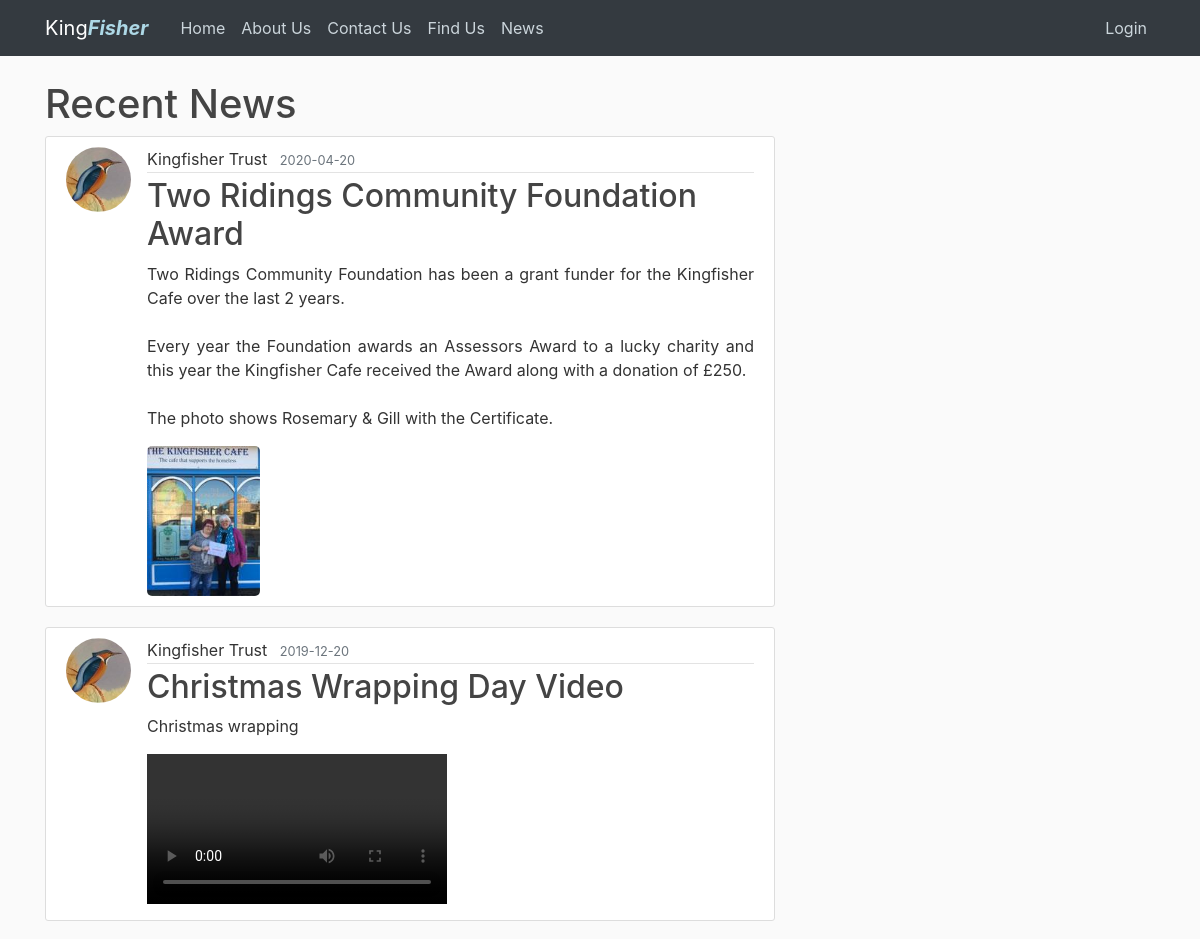
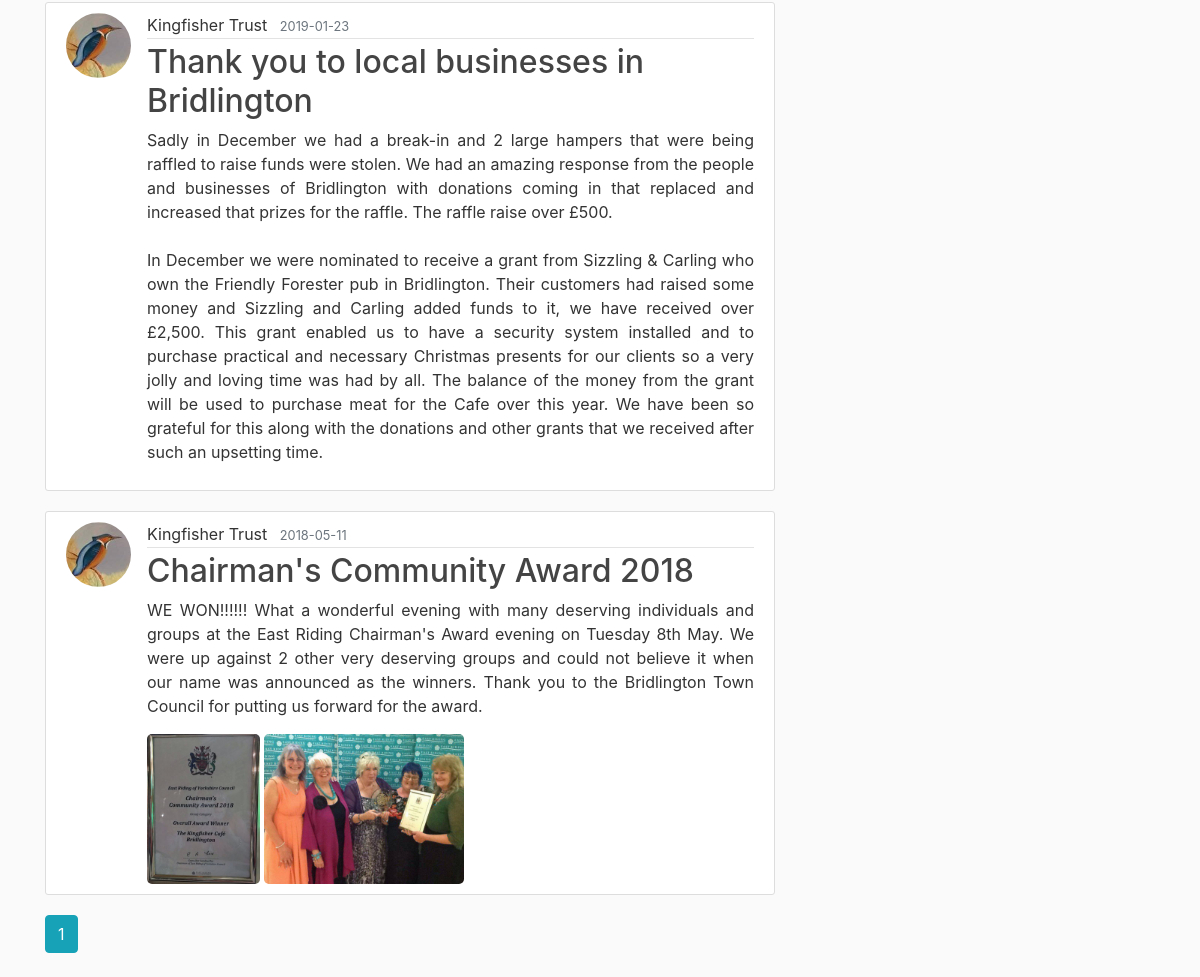
The page /posts on the database its author committed (2 pictures, top to bottom).
### flasksite/models.py (models this page shows, shortened)
class Post(db.Model):
    id = db.Column(db.Integer, primary_key=True)
    title = db.Column(db.String(100), nullable=False)
    date = db.Column(db.DateTime, nullable=False, default=datetime.utcnow)
    content = db.Column(db.Text, nullable=False)
    media_file = db.Column(db.PickleType, default=None)
    user_id = db.Column(db.Integer, db.ForeignKey('user.id'), nullable=False)

class User(db.Model, UserMixin):
    id = db.Column(db.Integer, primary_key=True)
    surname = db.Column(db.String(20), nullable=False)
    forename = db.Column(db.String(20), nullable=False)
    username = db.Column(db.String(20), unique=True, nullable=False)
    email = db.Column(db.String(120), unique=True, nullable=False)
    image_file = db.Column(db.String(20), nullable=False, default='default.jpg')
    password = db.Column(db.String(60), nullable=False)
    posts = db.relationship('Post', backref='author', lazy=True)

### flasksite/posts/routes.py (the view)
@posts.route("/posts")
def all_posts():
    page = request.args.get('page', 1, type=int)
    posts = Post.query.order_by(Post.date.desc()).paginate(page=page, per_page=5)
    return render_template('posts.html', posts=posts)

### flasksite/templates/posts.html (shortened to what this page needs)
{% extends "layout.html" %}
{% block content %}
<main class="container" role="main">
    <div class="row">
        <div class="col-md-8">
            <h1>Recent News</h1>
            {% for post in posts.items %}
            <article class="media content-section">
                <img class="rounded-circle article-img"
                     src="{{ url_for('static', filename='profile_pics/' + post.author.image_file) }}">
                <div class="media-body">
                    <div class="article-metadata">
                        <a class="mr-2">{{ post.author.forename + ' ' + post.author.surname }}</a>
                        <small class="text-muted">{{ post.date.strftime('%Y-%m-%d') }}</small>
                    </div>
                    <h2><a class="article-title" href="{{ url_for('posts.post', post_id=post.id) }}">{{ post.title
                        }}</a></h2>
                    <p align="justify" class="article-content">{{ post.content }}</p>
                    {% if post.media_file %}
                    {% for file in post.media_file %}
                    {% if ( (".jpg" in file) or (".png" in file) or (".gif" in file) ) %}
                    <img . class="modalImage" id="{{ file.rsplit( ".", 1 )[ 0 ] }}" data-toggle="modal"
                    data-target="#modal{{ file.rsplit( ".", 1 )[ 0 ] }}"
                    style="max-height:150px"
                    src={{ url_for('static',filename='post_media/' + file) }}>
                    {% else %}
                    <video controls style=' max-height:50vh; max-width: 100%; height:auto;'>
                        <source src={{ url_for('static', filename='post_media/' + file) }}>
                    </video>
                    {% endif %}
                {% endfor %}
                <br>
                {% endif %}
        </div>
        </article>
        {% endfor %}
        {% for page_num in posts.iter_pages(left_edge=1, right_edge=1, left_current=1, right_current=2) %}
        {% if page_num %}
        {% if posts.page == page_num %}
        <a class="btn btn-info mb-4" href="{{ url_for('posts.all_posts', page=page_num) }}">{{ page_num }}</a>
        {% else %}
        <a class="btn btn-outline-info mb-4" href="{{ url_for('posts.all_posts', page=page_num) }}">{{ page_num
            }}</a>
        {% endif %}
        {% else %}
        ...
        {% endif %}
        {% endfor %}
    </div>
    </div>
</main>
{% endblock content %}

### flasksite/templates/layout.html (shortened to what this page needs)
<!DOCTYPE html>
<html lang="en">
<head>
    <link href="https://stackpath.bootstrapcdn.com/bootstrap/4.4.1/css/bootstrap.min.css"
 rel="stylesheet">
    <link href="https://maxcdn.bootstrapcdn.com/font-awesome/4.6.3/css/font-awesome.min.css"
 rel="stylesheet">
    <link href="/static/main.css" rel="stylesheet" type="text/css">
</head>
<body data-offset="50" data-spy="scroll" data-target=".navbar">
<header class="site-header">
    <nav class="navbar navbar-expand-md navbar-dark bg-dark fixed-top">
        <div class="container">
            <a class="navbar-brand mr-4" href="/#">King<font color="LightBlue"><b><em>Fisher</em></b></font></a>
            <div class="collapse navbar-collapse" id="navbarToggle">
                <div class="navbar-nav mr-auto">
                    {% block navbar %}
                    <ul class="navbar-nav">
                        <li class="nav-item">
                            <a class="nav-link" href="/#home">Home</a>
                        </li>
                        <li class="nav-item">
                            <a class="nav-link" href="/#about">About Us</a>
                        </li>
                        <li class="nav-item">
                            <a class="nav-link" href="/#contact">Contact Us</a>
                        </li>
                        <li class="nav-item">
                            <a class="nav-link" href="/#find">Find Us</a>
                        </li>
                        <li class="nav-item">
                            <a class="nav-link" href="/#news">News</a>
                        </li>
                    </ul>
                    {% endblock %}
                </div>
                <div class="navbar-nav">
                    {% if current_user.is_authenticated %}
                    <a class="nav-item nav-link" href="{{ url_for('users.account')}}">Account</a>
                    <a class="nav-item nav-link" href="{{ url_for('users.logout')}}">Logout</a>
                    {% else %}
                    <a class="nav-item nav-link" href="{{ url_for('users.login')}}">Login</a>
                    {% endif %}
                </div>
            </div>
        </div>
    </nav>
</header>
<main class="container" role="main">
    <div class="row">
        {% block content %}
        {% endblock %}
    </div>
</main>
</body>
</html>

### flasksite/static/main.css (style rules this page uses)
body { background: #fafafa; color: #333333; margin-top: 5rem; position: relative; }
html { scroll-behavior: smooth; }
h1, h2, h3, h4, h5, h6 { color: #444444; }
.site-header .navbar-nav .nav-link { color: #cbd5db; }
.content-section { background: #ffffff; padding: 10px 20px; border: 1px solid #dddddd; border-radius: 3px; margin-bottom: 20px; }
.article-title { color: #444444; }
.article-content { white-space: pre-line; }
.article-img { height: 65px; width: 65px; margin-right: 16px; }
.article-metadata { padding-bottom: 1px; margin-bottom: 4px; border-bottom: 1px solid #e3e3e3 }
.modalImage { border-radius: 5px; cursor: pointer; transition: 0.3s; max-width: 100%; }

### rows shown on the page
Post: image_file (picture), author "Kingfisher Trust", date "2020-04-20", title "Two Ridings Community Foundation Award", content "Two Ridings Community Foundation has been a grant funder for the Kingfisher Cafe over the last 2 years. Every year the Foundation awards an Assessors Award to a lucky charity and this year the Kingfisher Cafe received the Award along with a donation of £250. The photo shows Rosemary & Gill with the Certificate."
Post: image_file (picture), author "Kingfisher Trust", date "2019-12-20", title "Christmas Wrapping Day Video", content "Christmas wrapping"
Post: image_file (picture), author "Kingfisher Trust", date "2019-01-23", title "Thank you to local businesses in Bridlington", content "Sadly in December we had a break-in and 2 large hampers that were being raffled to raise funds were stolen. We had an amazing response from the people and businesses of Bridlington with donations coming in that replaced and increased that prizes for the raffle. The raffle raise over £500. In December we were nominated to receive a grant from Sizzling & Carling who own the Friendly Forester pub in Bridlington. Their customers had raised some money and Sizzling and Carling added funds to it, we have received over £2,500. This grant enabled us to have a security system installed and to purchase practical and necessary Christmas presents for our clients so a very jolly and loving time was had…"
Post: image_file (picture), author "Kingfisher Trust", date "2018-05-11", title "Chairman's Community Award 2018", content "WE WON!!!!!! What a wonderful evening with many deserving individuals and groups at the East Riding Chairman's Award evening on Tuesday 8th May. We were up against 2 other very deserving groups and could not believe it when our name was announced as the winners. Thank you to the Bridlington Town Council for putting us forward for the award."

### other values the page prints
{{ page_num }} "1"
